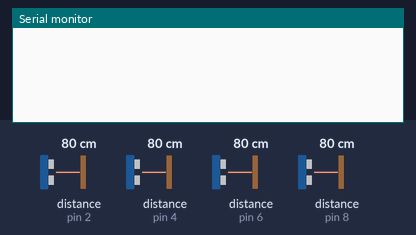
Bench run of a sketch on a simulated Arduino Uno, built with avr-gcc and run on an emulated ATmega328P. On the bench: the last lines printed to the serial monitor. Wiring (inferred from the names in the program): 4 × range finder with pulse-width output: data pin 2 / data pin 4 / data pin 6 / data pin 8. The inputs (shaded band) are chosen by the test bench; at power-on: distance to the obstacle (sensors on pin 2, pin 4, pin 6, pin 8) 80 cm. The echo pulse lasts 58.3 µs per cm.

Above: at 1.2 s.
1.3 s: distance to the obstacle (sensor on pin 2) set to 2 cm
At 3.9 s:
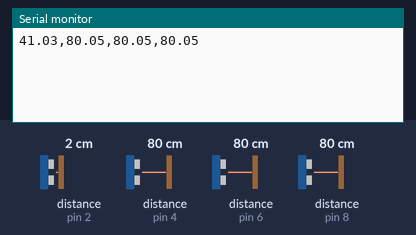
4.3 s: distance to the obstacle (sensor on pin 4) set to 2 cm
At 6.3 s:
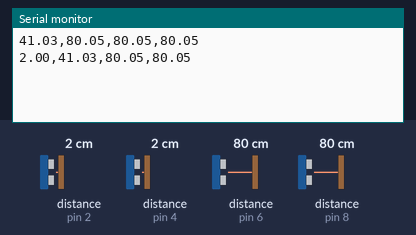
Timing chart, 0 to 7.8 s (numbered marks = the images above; inputs shaded):
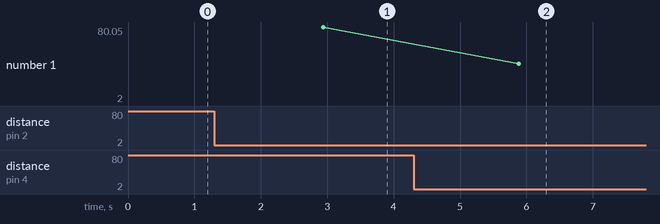

The sketch:

arudino_program.ino
```cpp
//This is a way of generating the inputes from the 4 sensor decives into the
// python script
// Author: Hunter Owens
// Date: 24/11/2013
const unsigned int pin30  = 2;
const unsigned int pin70  = 4;
const unsigned int pin110 = 6;
const unsigned int pin150 = 8;

//converts the reading into a cm value representing how far away the nearest
// obj is
//double convert(double val) {
  //double res;
  //res = (val / 147) * 2.54;
  //return res;
//}

const unsigned int numReadings = 10; // number of readings per second

void setup() {
  //starts a serial connection
  Serial.begin(9600);
}


// res vars
double reading30,reading70,reading110,reading150;
double sum30, sum70, sum110, sum150;
double avg30, avg70, avg110, avg150;

void loop() {


  //set up the pins for input
  pinMode(pin30, INPUT);
  pinMode(pin70, INPUT);
  pinMode(pin110, INPUT);
  pinMode(pin150, INPUT);

  //record the readings and then average them.
  for (int i = 0; i < numReadings; i++) {
    //take the readings
    reading30 = pulseIn(pin30,HIGH);
    reading70 = pulseIn(pin70,HIGH);
    reading110 = pulseIn(pin110,HIGH);
    reading150 = pulseIn(pin150,HIGH);
    //convert the readings
    sum30 += ((reading30 / 147) * 2.54);
    sum70 += ((reading70 / 147) * 2.54);
    sum110 += ((reading110 / 147) * 2.54);
    sum150 += ((reading150 / 147) * 2.54);
    // wait to take next reading number of readings
    delay(1000/numReadings);
   }

   // Avg the readings
   avg30 = sum30 / numReadings;
   avg70 = sum70 / numReadings;
   avg110 = sum110 / numReadings;
   avg150 = sum150 / numReadings;


   //Average the readings
   //print the results
   Serial.print(avg30);
   Serial.print(",");
   Serial.print(avg70);
   Serial.print(",");
   Serial.print(avg110);
   Serial.print(",");
   Serial.println(avg150);

   // reset the variables to 0
   // res vars
  reading30 = reading70 = reading110 = reading150 = 0;
  sum30 = sum70 = sum110 = sum150 = 0;
  avg30 = avg70 = avg110 = avg150 = 0;
}
```

Measured:
- after the input at 1.3 s, the serial monitor: prints a new line after 1.6 s (image 1)
- after the input at 4.3 s, the serial monitor: prints a new line after 1.6 s (image 2)
